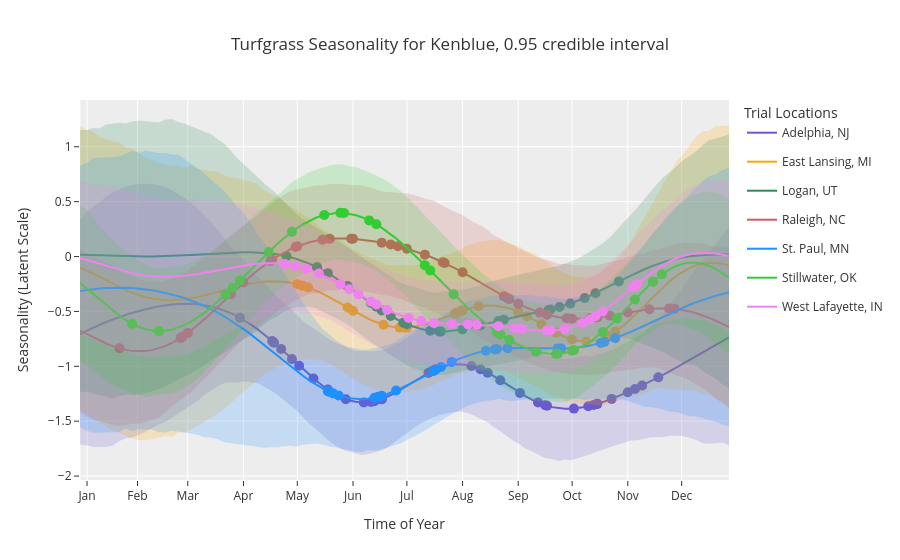

The cell this chart's notebook holds for it:
### Code cell
compare_seasonality_curve_by_locs(entry_str = 'kenblue',
                        df=df,
                        fit=fit,
                        entry_name2code=entry_name2code,
                        testloc_code2name=testloc_code2name,
                        loc_codes = [1,2,3,4,5,6,7],
                        colors =  ['slateblue','orange','seagreen', 'indianred', 'dodgerblue', 'limegreen', 'violet', 'gold', 'aquamarine', 'crimson'],
                        ci = 0.95,
                        pred_N = 100)
